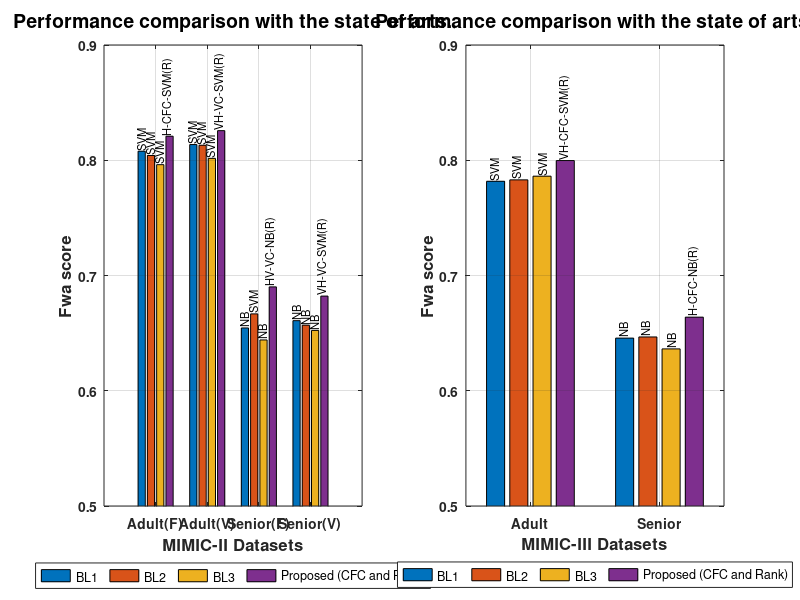

This chart was generated by the following MATLAB code:
mimic2_data = [
    0.80786 0.80414 0.79618 0.82088; 
    0.81363 0.81303 0.80166 0.8257; 
    0.6545 0.66671 0.6441 0.69014; 
    0.66083 0.65692 0.65239 0.68215];
fig = figure;
subplot(1,2,1);
hbar1 = bar(mimic2_data);
ylim([0.50 0.90]);
grid on
legend('BL1', 'BL2', 'BL3', 'Proposed (CFC and Rank)', 'Location', 'SouthOutside', 'Orientation','Horizontal');
set(gca,'XTick',[1 2 3 4 ]);
set(gca,'XTickLabel', {'Adult(F)', 'Adult(V)', 'Senior(F)', 'Senior(V)'}, 'FontWeight', 'bold'); 
xlabel('MIMIC-II Datasets','FontSize',12,'FontWeight','bold');
ylabel('Fwa score','FontSize',12,'FontWeight','bold');
title('Performance comparison with the state of arts.', 'FontSize', 14, 'FontWeight', 'bold');

% Get the data for all the bars that were plotted
 x = get(hbar1,'XData');
 y = get(hbar1,'YData');
 
 ygap = 0.001;
 labels = {'SVM', 'SVM', 'NB', 'NB'};
 xPos = x{1, :} - 0.2;
 yPos = y{1, :} + ygap; 
 hText = text(xPos, yPos, labels);
 set(hText, 'Rotation', 90, 'VerticalAlignment', 'bottom', 'FontSize', 8);

 labels2 = {'SVM', 'SVM', 'SVM', 'NB'};
 xPos2 = x{2, :} - 0.025;
 yPos2 = y{2, :} + ygap; 
 hText2 = text(xPos2, yPos2, labels2);
 set(hText2, 'Rotation', 90, 'VerticalAlignment', 'bottom', 'FontSize', 8);

 labels3 = {'SVM', 'SVM', 'NB', 'NB'};
 xPos3 = x{3, :} + 0.15;
 yPos3 = y{3, :} + ygap;
 hText3 = text(xPos3, yPos3, labels3);
 set(hText3, 'Rotation', 90, 'VerticalAlignment','bottom', 'FontSize', 8);

 labels4 = {'H-CFC-SVM(R)', 'VH-VC-SVM(R)', 'HV-VC-NB(R)', 'VH-VC-SVM(R)'};
 xPos4 = x{4, :} + 0.325;
 yPos4 = y{4, :} + ygap;
 hText4 = text(xPos4, yPos4, labels4);
 set(hText4, 'Rotation', 90, 'VerticalAlignment','bottom', 'FontSize', 8);

mimic3_data = [
    0.78177 0.783 0.78619 0.79975; 
    0.64569 0.64669 0.63633 0.66387];
subplot(1,2,2);
hbar2 = bar(mimic3_data);
ylim([0.50 0.90]);
grid on
legend('BL1', 'BL2', 'BL3', 'Proposed (CFC and Rank)', 'Location', 'SouthOutside', 'Orientation','Horizontal');
set(gca,'XTick',[1 2]);
set(gca,'XTickLabel', {'Adult', 'Senior'}, 'FontWeight', 'bold'); 
xlabel('MIMIC-III Datasets','FontSize',12,'FontWeight','bold');
ylabel('Fwa score','FontSize',12,'FontWeight','bold');
title('Performance comparison with the state of arts.', 'FontSize', 14, 'FontWeight', 'bold');

 x = get(hbar2,'XData');
 y = get(hbar2,'YData');
 
 ygap = 0.001;
 labels = {'SVM', 'NB'};
 xPos = x{1, :} - 0.25;
 yPos = y{1, :} + ygap; 
 hText = text(xPos, yPos, labels);
 set(hText, 'Rotation', 90, 'VerticalAlignment', 'bottom', 'FontSize', 8);

 labels2 = {'SVM', 'NB'};
 xPos2 = x{2, :} - 0.075;
 yPos2 = y{2, :} + ygap; 
 hText2 = text(xPos2, yPos2, labels2);
 set(hText2, 'Rotation', 90, 'VerticalAlignment', 'bottom', 'FontSize', 8);

 labels3 = {'SVM', 'NB'};
 xPos3 = x{3, :} + 0.125;
 yPos3 = y{3, :} + ygap;
 hText3 = text(xPos3, yPos3, labels3);
 set(hText3, 'Rotation', 90, 'VerticalAlignment','bottom', 'FontSize', 8);

 labels4 = {'VH-CFC-SVM(R)', 'H-CFC-NB(R)'};
 xPos4 = x{4, :} + 0.3;
 yPos4 = y{4, :} + ygap;
 hText4 = text(xPos4, yPos4, labels4);
 set(hText4, 'Rotation', 90, 'VerticalAlignment','bottom', 'FontSize', 8);
